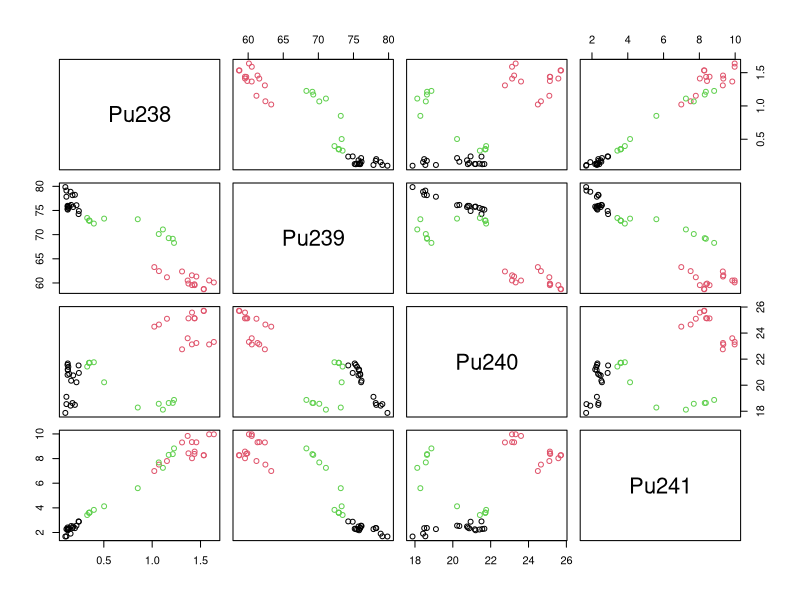

Write the R code that produced this figure.
install.packages("cluster")

library(cluster)
data(pluton)
cl <- kmeans(pluton, 3, iter.max = 1500)
plot(pluton, col = cl$cluster)